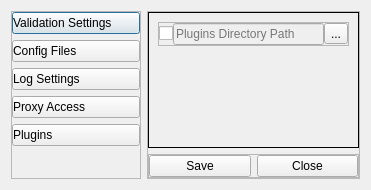
<?xml version="1.0" encoding="UTF-8"?>
<ui version="4.0">
 <class>settingsWindow</class>
 <widget class="QDialog" name="settingsWindow">
  <property name="geometry">
   <rect>
    <x>0</x>
    <y>0</y>
    <width>371</width>
    <height>190</height>
   </rect>
  </property>
  <property name="windowTitle">
   <string>Dialog</string>
  </property>
  <layout class="QHBoxLayout" name="horizontalLayout_2">
   <item>
    <widget class="QFrame" name="settingsButtonsView">
     <property name="frameShape">
      <enum>QFrame::StyledPanel</enum>
     </property>
     <property name="frameShadow">
      <enum>QFrame::Raised</enum>
     </property>
     <layout class="QVBoxLayout" name="verticalLayout_6">
      <property name="spacing">
       <number>6</number>
      </property>
      <property name="leftMargin">
       <number>0</number>
      </property>
      <property name="topMargin">
       <number>0</number>
      </property>
      <property name="rightMargin">
       <number>0</number>
      </property>
      <property name="bottomMargin">
       <number>0</number>
      </property>
      <item>
       <widget class="QPushButton" name="settingButton1">
        <property name="sizePolicy">
         <sizepolicy hsizetype="Minimum" vsizetype="Fixed">
          <horstretch>0</horstretch>
          <verstretch>0</verstretch>
         </sizepolicy>
        </property>
        <property name="minimumSize">
         <size>
          <width>128</width>
          <height>0</height>
         </size>
        </property>
        <property name="styleSheet">
         <string notr="true">Text-align:left;</string>
        </property>
        <property name="text">
         <string>Validation Settings</string>
        </property>
        <property name="icon">
         <iconset>
          <normaloff>icons/validator.png</normaloff>icons/validator.png</iconset>
        </property>
        <property name="iconSize">
         <size>
          <width>16</width>
          <height>16</height>
         </size>
        </property>
        <property name="checkable">
         <bool>false</bool>
        </property>
        <property name="checked">
         <bool>false</bool>
        </property>
        <property name="flat">
         <bool>false</bool>
        </property>
       </widget>
      </item>
      <item>
       <widget class="QPushButton" name="settingButton2">
        <property name="sizePolicy">
         <sizepolicy hsizetype="Preferred" vsizetype="Preferred">
          <horstretch>0</horstretch>
          <verstretch>0</verstretch>
         </sizepolicy>
        </property>
        <property name="minimumSize">
         <size>
          <width>128</width>
          <height>0</height>
         </size>
        </property>
        <property name="toolTip">
         <string>Select configuration files for a preset</string>
        </property>
        <property name="styleSheet">
         <string notr="true">Text-align:left;</string>
        </property>
        <property name="text">
         <string>Config Files</string>
        </property>
        <property name="icon">
         <iconset>
          <normaloff>icons/tool.svg</normaloff>icons/tool.svg</iconset>
        </property>
        <property name="checkable">
         <bool>false</bool>
        </property>
        <property name="checked">
         <bool>false</bool>
        </property>
        <property name="flat">
         <bool>false</bool>
        </property>
       </widget>
      </item>
      <item>
       <widget class="QPushButton" name="settingButton3">
        <property name="sizePolicy">
         <sizepolicy hsizetype="Minimum" vsizetype="Fixed">
          <horstretch>0</horstretch>
          <verstretch>0</verstretch>
         </sizepolicy>
        </property>
        <property name="minimumSize">
         <size>
          <width>128</width>
          <height>0</height>
         </size>
        </property>
        <property name="styleSheet">
         <string notr="true">Text-align:left;</string>
        </property>
        <property name="text">
         <string>Log Settings</string>
        </property>
        <property name="icon">
         <iconset>
          <normaloff>icons/archive.svg</normaloff>icons/archive.svg</iconset>
        </property>
        <property name="checkable">
         <bool>false</bool>
        </property>
        <property name="checked">
         <bool>false</bool>
        </property>
        <property name="flat">
         <bool>false</bool>
        </property>
       </widget>
      </item>
      <item>
       <widget class="QPushButton" name="settingButton4">
        <property name="sizePolicy">
         <sizepolicy hsizetype="Minimum" vsizetype="Fixed">
          <horstretch>0</horstretch>
          <verstretch>0</verstretch>
         </sizepolicy>
        </property>
        <property name="minimumSize">
         <size>
          <width>128</width>
          <height>0</height>
         </size>
        </property>
        <property name="styleSheet">
         <string notr="true">Text-align:left;</string>
        </property>
        <property name="text">
         <string>Proxy Access</string>
        </property>
        <property name="icon">
         <iconset>
          <normaloff>icons/loader.svg</normaloff>icons/loader.svg</iconset>
        </property>
        <property name="checkable">
         <bool>false</bool>
        </property>
        <property name="checked">
         <bool>false</bool>
        </property>
        <property name="flat">
         <bool>false</bool>
        </property>
       </widget>
      </item>
      <item>
       <widget class="QPushButton" name="settingButton5">
        <property name="sizePolicy">
         <sizepolicy hsizetype="Minimum" vsizetype="Fixed">
          <horstretch>0</horstretch>
          <verstretch>0</verstretch>
         </sizepolicy>
        </property>
        <property name="minimumSize">
         <size>
          <width>128</width>
          <height>0</height>
         </size>
        </property>
        <property name="styleSheet">
         <string notr="true">Text-align:left;</string>
        </property>
        <property name="text">
         <string>Plugins</string>
        </property>
        <property name="icon">
         <iconset>
          <normaloff>icons/log-in.svg</normaloff>icons/log-in.svg</iconset>
        </property>
        <property name="checkable">
         <bool>false</bool>
        </property>
        <property name="checked">
         <bool>false</bool>
        </property>
        <property name="flat">
         <bool>false</bool>
        </property>
       </widget>
      </item>
      <item>
       <spacer name="verticalSpacer_6">
        <property name="orientation">
         <enum>Qt::Vertical</enum>
        </property>
        <property name="sizeHint" stdset="0">
         <size>
          <width>20</width>
          <height>40</height>
         </size>
        </property>
       </spacer>
      </item>
     </layout>
    </widget>
   </item>
   <item>
    <widget class="QFrame" name="settingsView">
     <property name="frameShape">
      <enum>QFrame::StyledPanel</enum>
     </property>
     <property name="frameShadow">
      <enum>QFrame::Raised</enum>
     </property>
     <layout class="QVBoxLayout" name="verticalLayout_7">
      <property name="spacing">
       <number>6</number>
      </property>
      <property name="leftMargin">
       <number>0</number>
      </property>
      <property name="topMargin">
       <number>0</number>
      </property>
      <property name="rightMargin">
       <number>0</number>
      </property>
      <property name="bottomMargin">
       <number>0</number>
      </property>
      <item>
       <widget class="QStackedWidget" name="stackedWidget">
        <property name="frameShape">
         <enum>QFrame::Box</enum>
        </property>
        <property name="currentIndex">
         <number>4</number>
        </property>
        <widget class="QWidget" name="settings1">
         <layout class="QVBoxLayout" name="verticalLayout">
          <item>
           <widget class="QCheckBox" name="setting1_1">
            <property name="text">
             <string>Force Type Validation</string>
            </property>
           </widget>
          </item>
          <item>
           <widget class="QCheckBox" name="setting1_2">
            <property name="text">
             <string>Disable Area Validation</string>
            </property>
           </widget>
          </item>
          <item>
           <widget class="QCheckBox" name="setting1_3">
            <property name="text">
             <string>Disable Constraing Validation</string>
            </property>
           </widget>
          </item>
          <item>
           <widget class="QCheckBox" name="setting1_4">
            <property name="text">
             <string>Mark All Objects as Accessible</string>
            </property>
           </widget>
          </item>
          <item>
           <spacer name="verticalSpacer">
            <property name="orientation">
             <enum>Qt::Vertical</enum>
            </property>
            <property name="sizeHint" stdset="0">
             <size>
              <width>20</width>
              <height>40</height>
             </size>
            </property>
           </spacer>
          </item>
         </layout>
        </widget>
        <widget class="QWidget" name="settings2">
         <layout class="QVBoxLayout" name="verticalLayout_2">
          <item>
           <widget class="QCheckBox" name="setting2_1">
            <property name="sizePolicy">
             <sizepolicy hsizetype="Preferred" vsizetype="Preferred">
              <horstretch>0</horstretch>
              <verstretch>0</verstretch>
             </sizepolicy>
            </property>
            <property name="text">
             <string>Set Config File</string>
            </property>
           </widget>
          </item>
          <item>
           <widget class="QCheckBox" name="setting2_2">
            <property name="text">
             <string>Set Metaconfig File</string>
            </property>
           </widget>
          </item>
          <item>
           <spacer name="verticalSpacer_2">
            <property name="orientation">
             <enum>Qt::Vertical</enum>
            </property>
            <property name="sizeHint" stdset="0">
             <size>
              <width>20</width>
              <height>40</height>
             </size>
            </property>
           </spacer>
          </item>
         </layout>
        </widget>
        <widget class="QWidget" name="settings3">
         <layout class="QVBoxLayout" name="verticalLayout_3">
          <item>
           <widget class="QCheckBox" name="setting3_1">
            <property name="text">
             <string>Enable Log Timestamps</string>
            </property>
           </widget>
          </item>
          <item>
           <widget class="QCheckBox" name="setting3_3">
            <property name="text">
             <string>Enable Trace Logs</string>
            </property>
           </widget>
          </item>
          <item>
           <widget class="QCheckBox" name="setting3_2">
            <property name="text">
             <string>Log Export Location</string>
            </property>
           </widget>
          </item>
          <item>
           <spacer name="verticalSpacer_3">
            <property name="orientation">
             <enum>Qt::Vertical</enum>
            </property>
            <property name="sizeHint" stdset="0">
             <size>
              <width>20</width>
              <height>40</height>
             </size>
            </property>
           </spacer>
          </item>
         </layout>
        </widget>
        <widget class="QWidget" name="settings4">
         <layout class="QVBoxLayout" name="verticalLayout_4">
          <item>
           <widget class="QFrame" name="settings4_sub1">
            <property name="minimumSize">
             <size>
              <width>0</width>
              <height>0</height>
             </size>
            </property>
            <property name="frameShape">
             <enum>QFrame::StyledPanel</enum>
            </property>
            <property name="frameShadow">
             <enum>QFrame::Raised</enum>
            </property>
            <layout class="QHBoxLayout" name="horizontalLayout_4">
             <property name="spacing">
              <number>0</number>
             </property>
             <property name="leftMargin">
              <number>0</number>
             </property>
             <property name="topMargin">
              <number>0</number>
             </property>
             <property name="rightMargin">
              <number>0</number>
             </property>
             <property name="bottomMargin">
              <number>0</number>
             </property>
             <item>
              <widget class="QCheckBox" name="setting4_11"/>
             </item>
             <item>
              <widget class="QLineEdit" name="setting4_12">
               <property name="enabled">
                <bool>false</bool>
               </property>
               <property name="text">
                <string/>
               </property>
               <property name="readOnly">
                <bool>false</bool>
               </property>
               <property name="placeholderText">
                <string>Server Nr: 192.168.1.100</string>
               </property>
              </widget>
             </item>
             <item>
              <widget class="QToolButton" name="setting4_13">
               <property name="text">
                <string>...</string>
               </property>
              </widget>
             </item>
            </layout>
           </widget>
          </item>
          <item>
           <widget class="QFrame" name="settings4_sub2">
            <property name="frameShape">
             <enum>QFrame::StyledPanel</enum>
            </property>
            <property name="frameShadow">
             <enum>QFrame::Raised</enum>
            </property>
            <layout class="QHBoxLayout" name="horizontalLayout_5">
             <property name="spacing">
              <number>0</number>
             </property>
             <property name="leftMargin">
              <number>0</number>
             </property>
             <property name="topMargin">
              <number>0</number>
             </property>
             <property name="rightMargin">
              <number>0</number>
             </property>
             <property name="bottomMargin">
              <number>0</number>
             </property>
             <item>
              <widget class="QCheckBox" name="setting4_21"/>
             </item>
             <item>
              <widget class="QLineEdit" name="setting4_22">
               <property name="enabled">
                <bool>false</bool>
               </property>
               <property name="text">
                <string/>
               </property>
               <property name="readOnly">
                <bool>false</bool>
               </property>
               <property name="placeholderText">
                <string>Port Nr: 8080</string>
               </property>
              </widget>
             </item>
             <item>
              <widget class="QToolButton" name="setting4_23">
               <property name="text">
                <string>...</string>
               </property>
              </widget>
             </item>
            </layout>
           </widget>
          </item>
          <item>
           <spacer name="verticalSpacer_4">
            <property name="orientation">
             <enum>Qt::Vertical</enum>
            </property>
            <property name="sizeHint" stdset="0">
             <size>
              <width>20</width>
              <height>40</height>
             </size>
            </property>
           </spacer>
          </item>
         </layout>
        </widget>
        <widget class="QWidget" name="settings5">
         <layout class="QVBoxLayout" name="verticalLayout_5">
          <item>
           <widget class="QFrame" name="setting5_sub">
            <property name="minimumSize">
             <size>
              <width>0</width>
              <height>0</height>
             </size>
            </property>
            <property name="frameShape">
             <enum>QFrame::StyledPanel</enum>
            </property>
            <property name="frameShadow">
             <enum>QFrame::Raised</enum>
            </property>
            <layout class="QHBoxLayout" name="horizontalLayout_6">
             <property name="spacing">
              <number>0</number>
             </property>
             <property name="leftMargin">
              <number>0</number>
             </property>
             <property name="topMargin">
              <number>0</number>
             </property>
             <property name="rightMargin">
              <number>0</number>
             </property>
             <property name="bottomMargin">
              <number>0</number>
             </property>
             <item>
              <widget class="QCheckBox" name="setting5_11"/>
             </item>
             <item>
              <widget class="QLineEdit" name="setting5_12">
               <property name="enabled">
                <bool>false</bool>
               </property>
               <property name="text">
                <string/>
               </property>
               <property name="readOnly">
                <bool>false</bool>
               </property>
               <property name="placeholderText">
                <string>Plugins Directory Path</string>
               </property>
              </widget>
             </item>
             <item>
              <widget class="QToolButton" name="setting5_13">
               <property name="text">
                <string>...</string>
               </property>
              </widget>
             </item>
            </layout>
           </widget>
          </item>
          <item>
           <spacer name="verticalSpacer_5">
            <property name="orientation">
             <enum>Qt::Vertical</enum>
            </property>
            <property name="sizeHint" stdset="0">
             <size>
              <width>20</width>
              <height>40</height>
             </size>
            </property>
           </spacer>
          </item>
         </layout>
        </widget>
       </widget>
      </item>
      <item>
       <widget class="QFrame" name="windowButtons">
        <property name="frameShape">
         <enum>QFrame::StyledPanel</enum>
        </property>
        <property name="frameShadow">
         <enum>QFrame::Raised</enum>
        </property>
        <layout class="QHBoxLayout" name="horizontalLayout">
         <property name="spacing">
          <number>6</number>
         </property>
         <property name="leftMargin">
          <number>0</number>
         </property>
         <property name="topMargin">
          <number>0</number>
         </property>
         <property name="rightMargin">
          <number>0</number>
         </property>
         <property name="bottomMargin">
          <number>0</number>
         </property>
         <item>
          <widget class="QPushButton" name="saveButton">
           <property name="text">
            <string>Save</string>
           </property>
           <property name="icon">
            <iconset>
             <normaloff>icons/save.svg</normaloff>icons/save.svg</iconset>
           </property>
          </widget>
         </item>
         <item>
          <widget class="QPushButton" name="closeButton">
           <property name="text">
            <string>Close</string>
           </property>
           <property name="icon">
            <iconset>
             <normaloff>icons/x.svg</normaloff>icons/x.svg</iconset>
           </property>
           <property name="flat">
            <bool>false</bool>
           </property>
          </widget>
         </item>
        </layout>
       </widget>
      </item>
     </layout>
    </widget>
   </item>
  </layout>
 </widget>
 <resources>
  <include location="resources.qrc"/>
 </resources>
 <connections/>
</ui>
